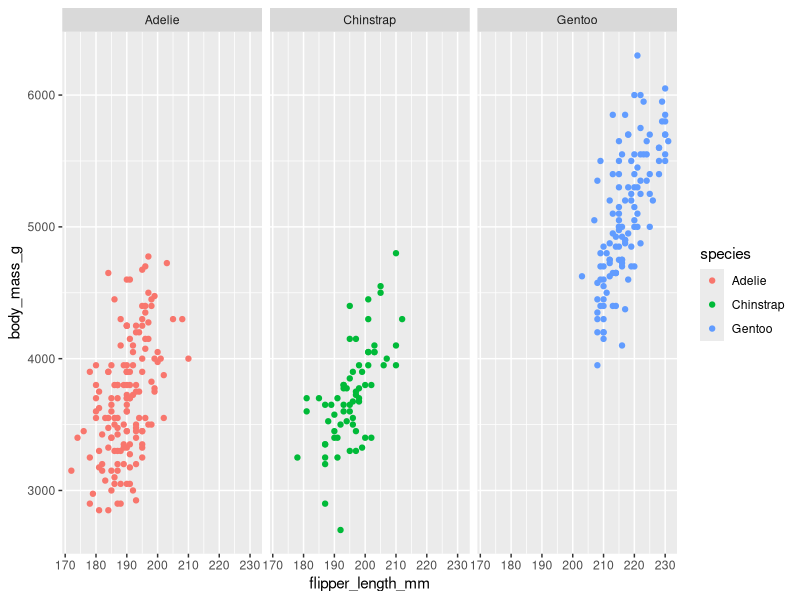
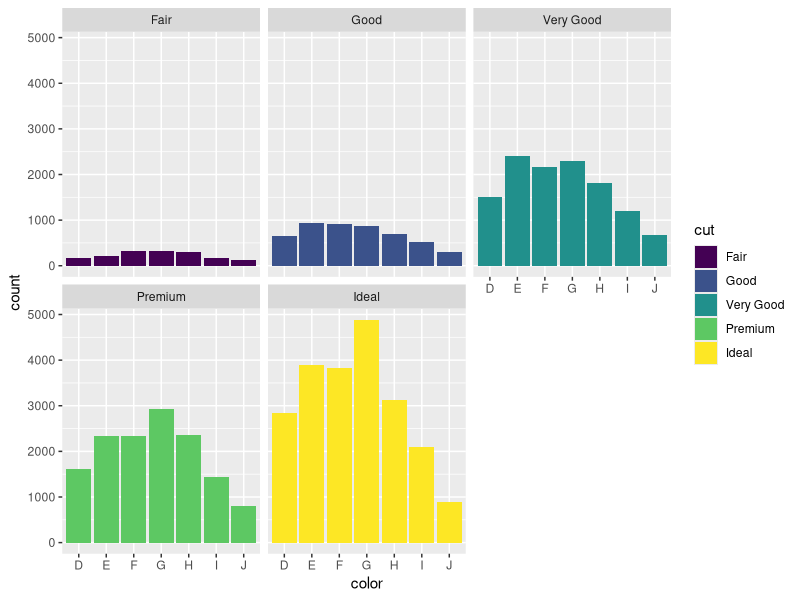
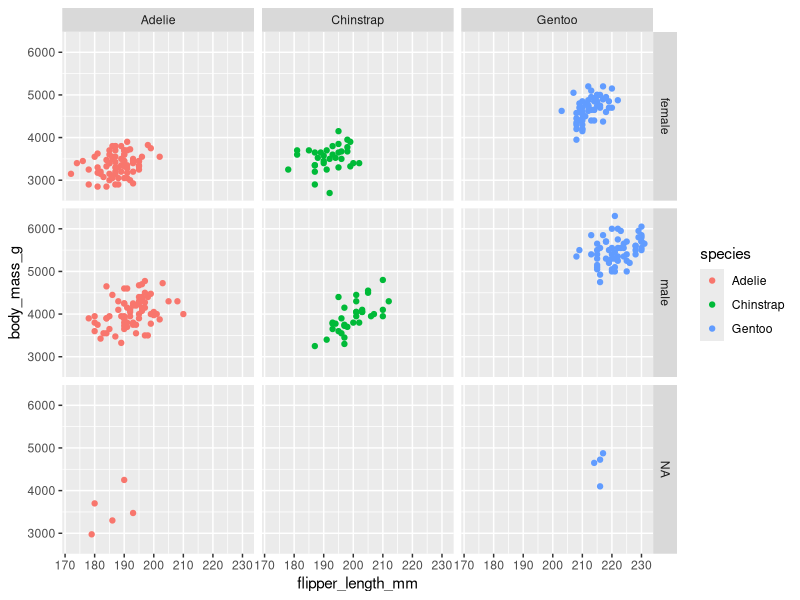
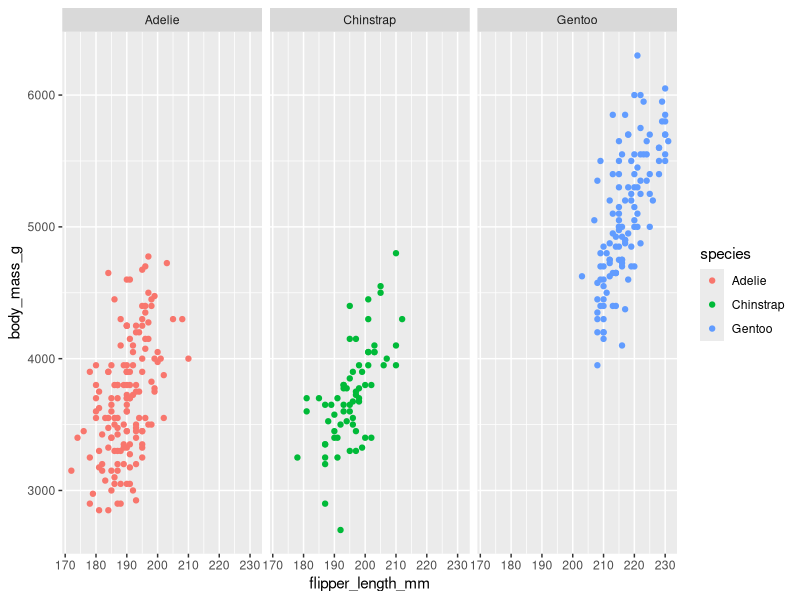
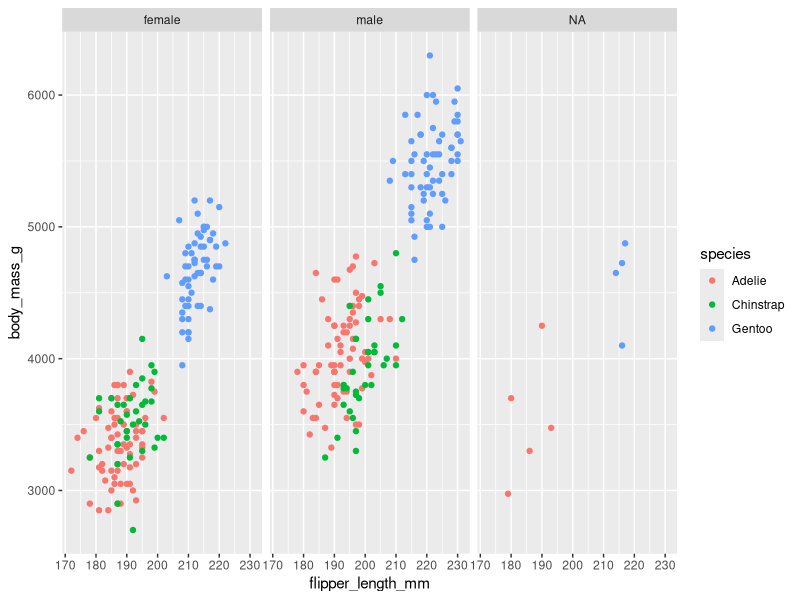

These charts were generated, in order, by the following R code:
library(tidyverse)
library(palmerpenguins)

# membagi visualisasi dalam beberapa column berdasarkan category variable
ggplot(data=penguins)+
  geom_point(mapping = aes(x=flipper_length_mm,
                           y=body_mass_g,
                           color=species))+
  facet_wrap(~species)

ggplot(data=diamonds)+
  geom_bar(mapping = aes(x=color,
                           fill=cut))+
  facet_wrap(~cut)

ggplot(data=penguins)+
  geom_point(mapping = aes(x=flipper_length_mm,
                           y=body_mass_g,
                           color=species))+
  facet_grid(sex~species)

ggplot(data=penguins)+
  geom_point(mapping = aes(x=flipper_length_mm,
                           y=body_mass_g,
                           color=species))+
  facet_grid(~species) # akan sama dengan facet_wrap(~species)

ggplot(data=penguins)+
  geom_point(mapping = aes(x=flipper_length_mm,
                           y=body_mass_g,
                           color=species))+
  facet_grid(~sex) # akan sama dengan facet_wrap(~species)